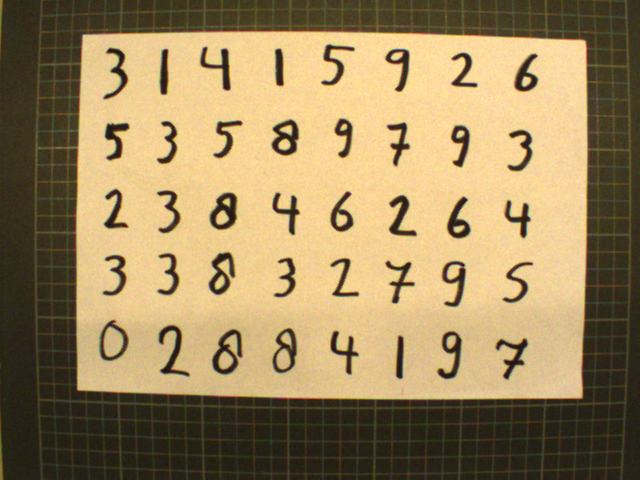
#> input picture Piccas/numberstest.bmp, 640 x 480 px, found by its file name
$ python testLoes.py   (Python 2 division)
#> lines starting #> are read from the running program, lines starting #| are printed output that depends on the picture; after the words box and inside, x2 and y2 are one past the last pixel; in counts of white or black regions, pixels touching at a corner belong together
### FASE2/avansvisionlib.py
import numpy as np
import cv2
from skimage import measure

# [384 lines left out: functions printMatrix, setValue, inproduct, addMatrices, setRandomValue, getPixelRangeImage and 12 more, not called in this run]


# [26 lines of commented-out code are left out]

def makeContourImage(binaryImage, inner = True):
    if inner:
        binaryImage = cv2.erode(binaryImage.copy(), kernel = np.ones([3,3]))
    contours = measure.find_contours(binaryImage, level = 0., fully_connected = "high", positive_orientation = "high")
    contourImage = np.zeros(np.shape(binaryImage))
    contourVec = {}
    for ii in range(len(contours)):
        numCor = len(contours[ii])
        corIndex = range(numCor)
        tempArray = np.zeros([numCor,2])

        for jj in corIndex:
            cor = contours[ii][jj]
            row = int(cor[0])
            col = int(cor[1])
            contourImage[row][col] = 1
#            if not ([row, col] in tempArray):
            tempArray[jj] = [row, col]
        contourVec[ii] = tempArray


    return [contourImage, contourVec]

# [33 lines left out: function contourFourConnected, not called in this run]

### FASE2/boundingBoxesSim.py
import numpy as np
import cv2


#Make bounding boxes

#func:  delivers bounding boxes of def contours
#pre:   def contours contains the contours for which bounding boxes have to be delivered
#post:  bbs contains all bounding boxes. The index corresponds to the index of contours.
#           i.e. bbs[i] belongs to contours[i]

def allBoundingBoxes(contourvector):
    #argument contourvector comes from makeContourImage

    #for i in size(findNextBlob):
        #calc min_x & min_y from the contour of every Blob
        #calc max_x & max_y from the contour of every Blob
    bbs = []


    for i in range(len(contourvector)):
        allRow = []
        allCol = []
        blobContour = contourvector[i]
        for rowColIndex in range(len(blobContour)):
            allRow.append(blobContour[rowColIndex][0])
            allCol.append(blobContour[rowColIndex][1])

        minRow = min(allRow)
        maxRow = max(allRow)

        minCol = min(allCol)
        maxCol = max(allCol)
        minCor = (minRow, minCol)
        maxCor = (maxRow, maxCol)
# =============================================================================
#         minCor = (bbox._min[0], bbox._min[1]) #tuple(minRow, minCol)
#         maxCor = (bbox._max[0], bbox._max[1]) #tuple(maxRow, maxCol)
# =============================================================================
        bbs.append([minCor, maxCor])
    return bbs

def biggestBoundingBox(boundingBoxesVector):
    #calc difference min_x & max_x & min_y & max_y
    rowDifference = 0
    colDifference = 0
    for i in range(len(boundingBoxesVector)):
        rowDif = boundingBoxesVector[i][1][0] - boundingBoxesVector[i][0][0]
        colDif = boundingBoxesVector[i][1][1] - boundingBoxesVector[i][0][1]
        if(rowDif > rowDifference):
            rowDifference = rowDif
        if(colDif > colDifference):
            colDifference = colDif

    #make the length of the biggest bounding box odd. This way, it is easier to define a middle
    if(rowDifference%2 == 0):
        rowDifference += 1
    if(colDifference%2 == 0):
        colDifference += 1

    #save greatest difference x & y
    biggestBoBo = [rowDifference, colDifference]

    return biggestBoBo

def getCoordinatesAllBoundingBoxes(allBoBo, biggestBoBo, image, doPlot = 1):
    #start in the middle of the Blob
    middle = []

    rangeRows = [0] # initial number for iteration. This will be deleted in the
    rangeCols = [0] # first try

    for i in range(len(allBoBo)):
        notFound = False
        maxRow = allBoBo[i][1][0]
        minRow = allBoBo[i][0][0]

        maxCol = allBoBo[i][1][1]
        minCol = allBoBo[i][0][1]

        width = int(np.ceil((maxRow-minRow)))
        height = int(np.ceil((maxCol-minCol)))

        midRow = (((maxRow - minRow) / 2) + minRow)
        midCol = (((maxCol - minCol) / 2) + minCol)
        tempRangeRow = range(int(np.floor(midRow))-width, int(np.ceil(midRow))+height)
        tempRangeCol = range(int(np.floor(midCol))-width, int(np.ceil(midCol))+height)

        for elem in range(len(rangeRows)):
            if i == 0:
                rangeRows.pop() #remove initial number
                rangeCols.pop()
                rangeRows.append(tempRangeRow)
                rangeCols.append(tempRangeCol)
                middle.append([midRow, midCol])
                break
            elif int(np.floor(midRow)) in rangeRows[elem] and int(np.floor(midCol)) in rangeCols[elem]:
                notFound = False
                break
            else:
                notFound = True

        if notFound:
            rangeRows.append(tempRangeRow)
            rangeCols.append(tempRangeCol)
            middle.append([midRow, midCol])


    #find boxpoints per blob that exist within the imagesize
    boxPoints = []
    for i in range(len(middle)):
        startRow= int(np.ceil(middle[i][0] - 0.5 * biggestBoBo[0]))
        endRow = int(np.ceil(middle[i][0] + 0.5 * biggestBoBo[0]))

        if(startRow < 0):
            endRow += startRow * -1 # negative * -1 = positive
            startRow = 0
        elif(endRow > image.shape[0]):
            startRow += int(np.ceil(image.shape[0])) - endRow
            endRow = int(np.ceil(image.shape[0]))

        startCol = int(np.ceil(middle[i][1] - 0.5 * biggestBoBo[1]))
        endCol = int(np.ceil(middle[i][1] + 0.5 * biggestBoBo[1]))

        if(startCol < 0):
            endCol += startCol * -1
            startCol = 0
        elif(endCol > image.shape[1]):
            startCol += (int(np.ceil(image.shape[1])) -endCol)
            endCol = int(np.ceil(image.shape[1]))

        boxPoints.append([[startRow, startCol], [endRow, endCol]])

    if doPlot:
        for blobNr in range(1, len(boxPoints)+1):
            [[startRow, startCol], [endRow, endCol]] = boxPoints[blobNr-1]
            for rowIndex in range(startRow, endRow):

                if rowIndex in [startRow, endRow-1]:
                    colRange = range(startCol, endCol)
                else:
                    colRange = [startCol, endCol-1]
                for colIndex in colRange:
                    scale = np.ceil(200/len(boxPoints))-1
                    image[rowIndex][colIndex] = scale*blobNr
        cv2.imshow("Bobo", image)
        cv2.waitKey(0)
        cv2.destroyAllWindows()

    return boxPoints

def cropBoundingBoxes(boxPoints, image):
    # find every point in between the boxpoints and put these points into a list/array/whatever
    minRowCoorBox = []
    minColCoorBox = []
    maxRowCoorBox = []
    maxColCoorBox = []
    for blobindex in range(len(boxPoints)):
        minRowCoorBox.append(boxPoints[blobindex][0][0])
        minColCoorBox.append(boxPoints[blobindex][0][1])
        maxRowCoorBox.append(boxPoints[blobindex][1][0])
        maxColCoorBox.append(boxPoints[blobindex][1][1])

    allCroppedImages = []
    for blobindex in range(len(minColCoorBox)):
        croppedImage = []
        # for loop over the minimum to maximum coordinate of the rows
        for ii in range(minRowCoorBox[blobindex], maxRowCoorBox[blobindex]+1):
            croppedImage.append((image[ii][minColCoorBox[blobindex]: maxColCoorBox[blobindex]+1]))
        allCroppedImages.append(croppedImage)


    return allCroppedImages


def saveCroppedImages(filename, allCroppedImages, path):
    # save new mat objects to github folder and name each new image like classname_number
    classname = filename.split(".")[0]

    for blobindex in range(len(allCroppedImages)):
        filename = "%s_%d.jpg" % (classname, blobindex+1)
        image = np.uint8(allCroppedImages[blobindex])
        cv2.imwrite(path+filename, image)

    return 0

### FASE2/testLoes.py
from IPython import get_ipython

ipython = get_ipython()

# ipython.magic('reset -sf')

from skimage import measure
import numpy as np
import cv2
import avansvisionlib as avl
import sys
import boundingBoxesSim as bobo

# =============================================================================
showImages = False
doContrast = True
doGauss = True
doClose = True
doCrop = True
doWrite = True
# =============================================================================

# ==============GEEF HIER JE PLAATJE EN BIJBEHORENDE PAD=======================
imageWD = 'C:\Visionplaatje\\numbers\\'
filename = 'numbersTest.bmp'
# =============================================================================

# lOAD IMAGE
imagePath = imageWD + filename
img = cv2.imread(imagePath)
#> img is the input picture: shape (480, 640, 3); mean B, G, R 93.5, 134.6, 156.2

# check if image loaded correctly
if type(img) == type(None):
    sys.exit("Error. Could not read file.")
else:
    print "De imagefile = " + filename

if showImages:
    # Show original image
    cv2.imshow("Original", img)
    cv2.waitKey(0)
    cv2.destroyAllWindows()

# Convert original to grayscale
grayImage = cv2.cvtColor(img, cv2.COLOR_BGR2GRAY)
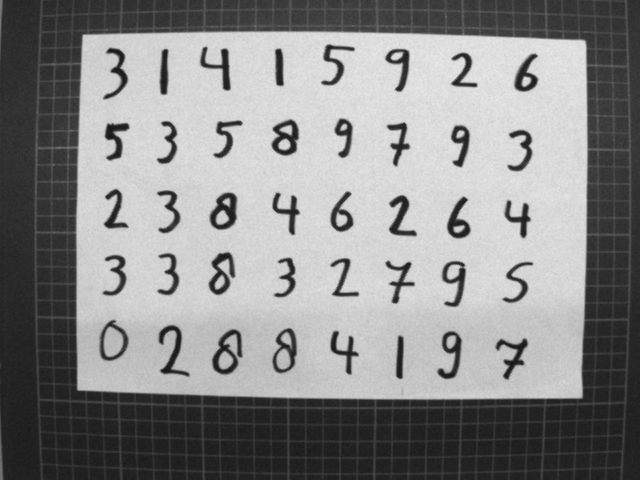
#> grayImage: shape (480, 640); min 23, max 234, mean 136.4

# Pre process the image, making more contrast
if doContrast:
    hist,bins = np.histogram(grayImage.flatten(),256,[0,256])
#> hist = 256 values, max 9045 at index 34, min 0 at index 0, mean 1200; bins = 257 values from 0 to 256
    cdf = hist.cumsum()
#> cdf = 256 values from 0 to 307200
    cdf_normalized = cdf * hist.max()/ cdf.max()
#> cdf_normalized = 256 values from 0 to 9045
    cdf_m = np.ma.masked_equal(cdf,0)
    cdf_m = (cdf_m - cdf_m.min())*255/(cdf_m.max()-cdf_m.min())
    cdf = np.ma.filled(cdf_m,0).astype('uint8')
#> cdf = 256 values from 0 to 255
    grayImage = cdf[grayImage]
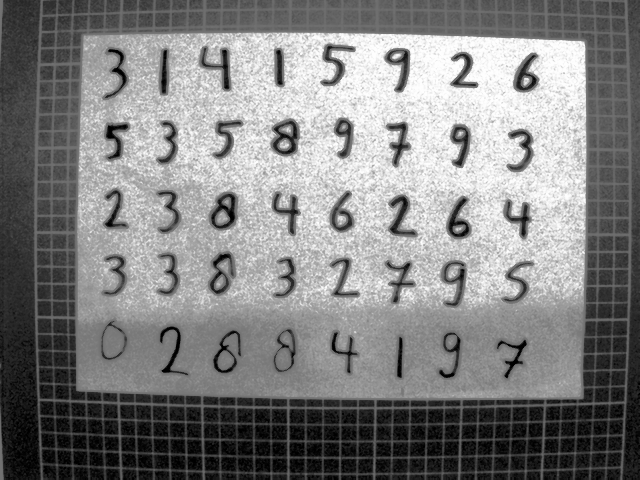
#> grayImage: shape (480, 640); min 0, max 255, mean 128.8

# Pre process the image
binaryImage = cv2.threshold(grayImage, 145, 1, cv2.THRESH_BINARY_INV)[1]
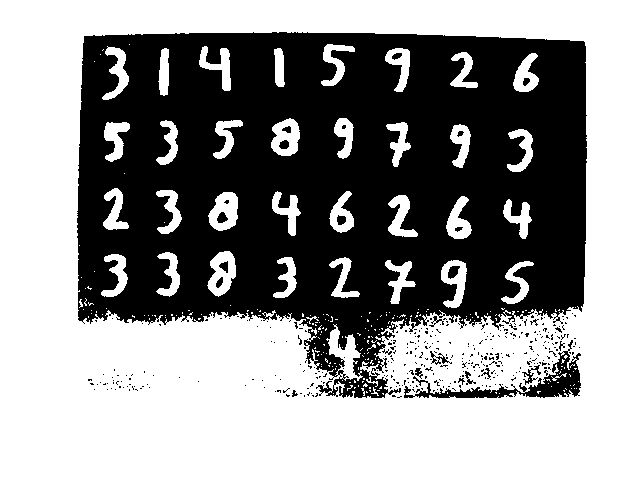
#> binaryImage: shape (480, 640); values 0 (black) and 1 (white), 56.7% white; 373 black regions (349 under 20 px), largest, box (x1, y1, x2, y2) and area: (77, 32, 587, 398) 128640, (404, 340, 581, 398) 2112, (522, 365, 541, 385) 112
if doGauss:
    binaryImage = cv2.GaussianBlur(binaryImage, (17, 17), 0.)
#> binaryImage: shape (480, 640); values 0 (black) and 1 (white), 56.9% white; 15 black regions (7 under 20 px), largest, box (x1, y1, x2, y2) and area: (77, 32, 587, 397) 130215, (522, 353, 580, 397) 1340, (418, 388, 516, 398) 637
if doClose:
    binaryImage = cv2.morphologyEx(binaryImage, cv2.MORPH_CLOSE, kernel=np.ones([3, 3]))
#> binaryImage: shape (480, 640); values 0 (black) and 1 (white), 56.9% white; 12 black regions (3 under 20 px), largest, box (x1, y1, x2, y2) and area: (77, 32, 587, 397) 130193, (522, 353, 580, 397) 1340, (433, 388, 515, 398) 566

if showImages:
    avl.show16SImageStretch(binaryImage, "Binary Image")
    cv2.destroyAllWindows()

# label BLOBs and determine the number of blobs
labeledImage = measure.label(binaryImage, background=0)
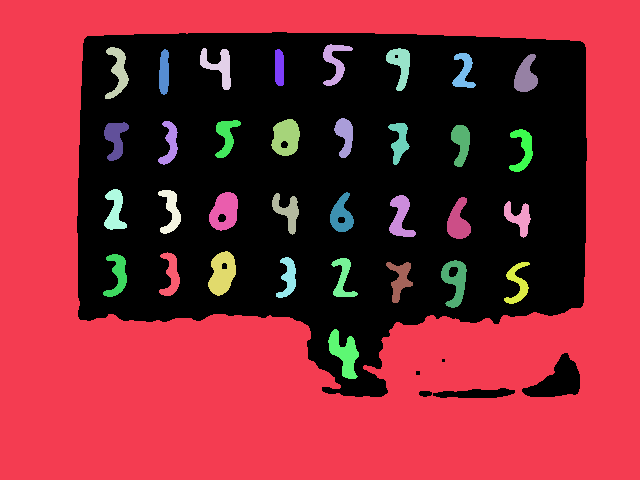
#> labeledImage: shape (480, 640) int64; 35 distinct labels, from 0 to 34; one colour per label, 0 black
totalBlobs = np.max(labeledImage)
#> totalBlobs = 34
labeledImage = np.uint8(labeledImage)  # convert to uint8. Otherwise the picture
# can't be shown

if showImages:
    avl.show16SImageStretch(labeledImage, "show Blobs")
    cv2.destroyAllWindows()

print "Total Blobs = " + str(totalBlobs)
#| Total Blobs = 34

# retrieve BLOBs contours
# OUT:
#   contourImage is the image with the contours
#   contourVec is a vector with the coordinates of the contours
[contourImage, contourVec] = avl.makeContourImage(binaryImage)
#> in makeContourImage, `binaryImage = cv2.erode(binaryImage.copy(), kernel = np.ones([3,3]))`:
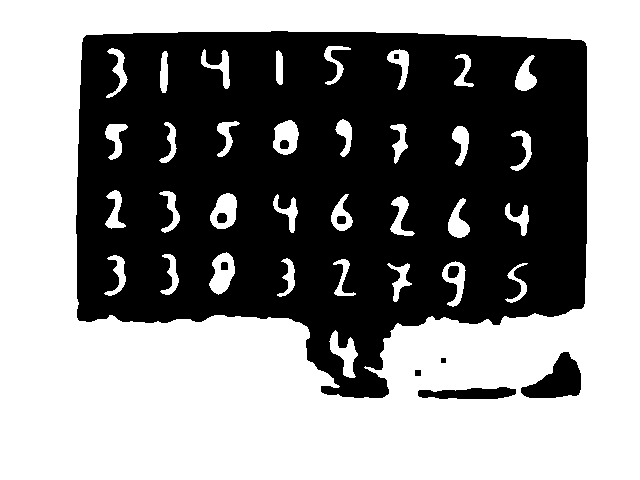
#> binaryImage: shape (480, 640); values 0 (black) and 1 (white), 54.4% white; 11 black regions, largest, box (x1, y1, x2, y2) and area: (76, 31, 588, 398) 137178, (521, 352, 581, 398) 1552, (418, 387, 516, 399) 862
#> in makeContourImage, `contours = measure.find_contours(binaryImage, level = 0., fully_connec..`: contours = 44 point arrays, longest 1744 points
#> the loop in makeContourImage, `for ii in range(len(contours)):` made 44 passes
#> numCor on passes 1, 2, 3, 4, 5, 6, 7, 9, 10, 11, 12, 13: 1744, 139, 127, 139, 106, 76, 92, 108, 90, 89, 93, 107
#> (numCor, corIndex) on passes 8, 42: (17, [0, 1, 2, 3, 4, 5, 6, 7, 8, 9, 10, 11, 12, 13, 14, 15, 16]), (17, [0, 1, 2, 3, 4, 5, 6, 7, 8, 9, 10, 11, 12, 13, 14, 15, 16])
#> after the loop in makeContourImage, `for ii in range(len(contours)):`:
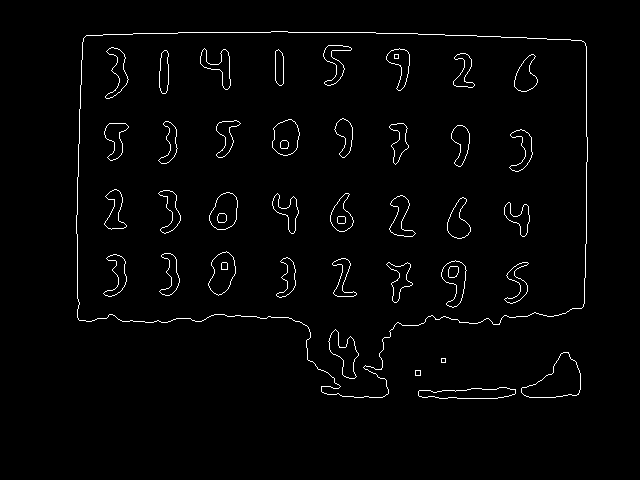
#> contourImage: shape (480, 640) float64; values 0 (black) and 1 (white), 1.9% white in thin lines or dots, all inside (x1, y1, x2, y2) = (76, 31, 588, 399)
#> after the loop in makeContourImage, `for ii in range(len(contours)):`: contourVec = 44 items
#> contourVec = 44 items
contourImage = contourImage + labeledImage * 2

if showImages:
    avl.show16SImageStretch(contourImage, "show Contour")
    cv2.destroyAllWindows()

boBos = bobo.allBoundingBoxes(contourVec)
#> the loop in allBoundingBoxes, `for i in range(len(contourvector)):` made 44 passes
#> (minRow, maxRow, minCol, maxCol, minCor, maxCor) on passes 1 to 12: (31, 397, 76, 587, (31, 76), (397, 587)), (45, 85, 323, 351, (45, 323), (85, 351)), (47, 98, 105, 128, (47, 105), (98, 128)), (48, 89, 200, 230, (48, 200), (89, 230)), (48, 90, 386, 409, (48, 386), (90, 409)), (49, 85, 275, 283, (49, 275), (85, 283)), (50, 93, 159, 168, (50, 159), (93, 168)), (54, 58, 394, 398, (54, 394), (58, 398)), (53, 87, 453, 474, (53, 453), (87, 474)), (54, 91, 514, 537, (54, 514), (91, 537)), (118, 157, 334, 352, (118, 334), (157, 352)), (119, 155, 272, 299, (119, 272), (155, 299))
#> boBos = 44 items
bigBoBo = bobo.biggestBoundingBox(boBos)
#> the loop in biggestBoundingBox, `for i in range(len(boundingBoxesVector)):` made 44 passes
#> (rowDif, colDif, rowDifference, colDifference) on pass 1: (366, 511, 366, 511)
#> (rowDif, colDif) on passes 2 to 7: (40, 28), (51, 23), (41, 30), (42, 23), (36, 8), (43, 9)
#> after the loop in biggestBoundingBox, `for i in range(len(boundingBoxesVector)):`: colDifference = 511; rowDifference = 366
#> in biggestBoundingBox, `rowDifference += 1`: rowDifference = 367
#> in biggestBoundingBox, `biggestBoBo = [rowDifference, colDifference]`: biggestBoBo = [367, 511]
#> bigBoBo = [367, 511]
boxPoints = bobo.getCoordinatesAllBoundingBoxes(boBos, bigBoBo, img, showImages)
#> the loop in getCoordinatesAllBoundingBoxes, `for i in range(len(allBoBo)):` made 44 passes
#> (maxRow, minRow, maxCol, minCol, width, height, midRow, midCol) on passes 1, 2, 3, 4, 5, 6, 7, 9, 10, 11, 12, 13: (397, 31, 587, 76, 366, 511, 214, 331.5), (85, 45, 351, 323, 40, 28, 65, 337), (98, 47, 128, 105, 51, 23, 72.5, 116.5), (89, 48, 230, 200, 41, 30, 68.5, 215), (90, 48, 409, 386, 42, 23, 69, 397.5), (85, 49, 283, 275, 36, 8, 67, 279), (93, 50, 168, 159, 43, 9, 71.5, 163.5), (87, 53, 474, 453, 34, 21, 70, 463.5), (91, 54, 537, 514, 37, 23, 72.5, 525.5), (157, 118, 352, 334, 39, 18, 137.5, 343), (155, 119, 299, 272, 36, 27, 137, 285.5), (157, 120, 240, 216, 37, 24, 138.5, 228)
#> (maxRow, minRow, maxCol, minCol, width, height, midRow, midCol) on pass 8: (58, 54, 398, 394, 4, 4, 56, 396)
#> the loop in getCoordinatesAllBoundingBoxes, `for i in range(len(middle)):` made 1 pass

if doCrop:
    crops = bobo.cropBoundingBoxes(boxPoints, grayImage)
#> the loop in cropBoundingBoxes, `for blobindex in range(len(boxPoints)):` made 1 pass
#> the loop in cropBoundingBoxes, `for blobindex in range(len(minColCoorBox)):` made 1 pass
if doWrite:
    bobo.saveCroppedImages(filename+str("test"), crops, imageWD)
#> the loop in saveCroppedImages, `for blobindex in range(len(allCroppedImages)):` made 1 pass
#> pass 1, in saveCroppedImages, `image = np.uint8(allCroppedImages[blobindex])`:
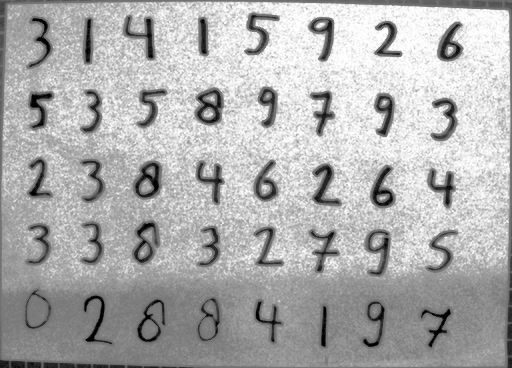
#> image: shape (368, 512); min 0, max 255, mean 174.7

$ run again, with Piccas/eight.bmp copied over Piccas/numberstest.bmp
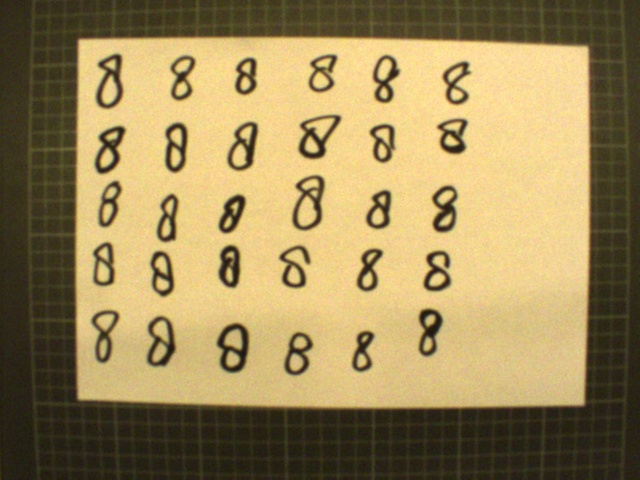
#> input picture Piccas/eight.bmp, 640 x 480 px, found by its file name
#> img is the input picture: shape (480, 640, 3); mean B, G, R 89.3, 136.9, 156.3
#> hist = 256 values, max 7710 at index 215, min 0 at index 0, mean 1200; bins = 257 values from 0 to 256
#> `cdf = hist.cumsum()`: cdf = 256 values from 0 to 307200
#> cdf_normalized = 256 values from 0 to 7710
#> `cdf = np.ma.filled(cdf_m,0).astype('uint8')`: cdf = 256 values from 0 to 255
#> totalBlobs = 30
#| Total Blobs = 30
#> in makeContourImage, `binaryImage = cv2.erode(binaryImage.copy(), kernel = np.ones([3,3]))`:
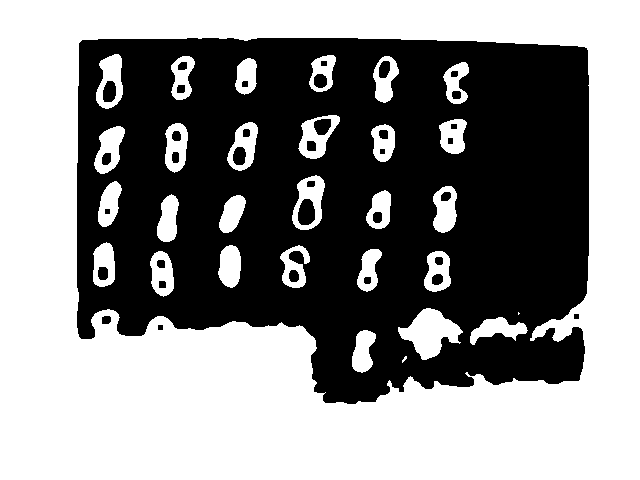
#> binaryImage: shape (480, 640); values 0 (black) and 1 (white), 54.1% white; 36 black regions, largest, box (x1, y1, x2, y2) and area: (77, 38, 589, 404) 138017, (298, 199, 315, 225) 361, (103, 81, 116, 102) 230
#> contours = 65 point arrays, longest 1926 points
#> the loop in makeContourImage, `for ii in range(len(contours)):` made 65 passes
#> numCor on passes 1 to 8: 1926, 134, 103, 110, 111, 91, 19, 43
#> after the loop in makeContourImage, `for ii in range(len(contours)):`: contourVec = 65 items
#> the loop in allBoundingBoxes, `for i in range(len(contourvector)):` made 65 passes
#> (minRow, maxRow, minCol, maxCol, minCor, maxCor) on passes 1 to 8: (38, 403, 77, 588, (38, 77), (403, 588)), (53, 109, 95, 123, (53, 95), (109, 123)), (54, 92, 308, 336, (54, 308), (92, 336)), (55, 100, 170, 195, (55, 170), (100, 195)), (55, 103, 372, 399, (55, 372), (103, 399)), (57, 95, 234, 257, (57, 234), (95, 257)), (61, 65, 321, 326, (61, 321), (65, 326)), (61, 77, 379, 389, (61, 379), (77, 389))
#> the loop in biggestBoundingBox, `for i in range(len(boundingBoxesVector)):` made 65 passes
#> (rowDif, colDif, rowDifference, colDifference) on pass 1: (365, 511, 365, 511)
#> after the loop in biggestBoundingBox, `for i in range(len(boundingBoxesVector)):`: colDifference = 511; rowDifference = 365
#> biggestBoBo = [365, 511]
#> the loop in getCoordinatesAllBoundingBoxes, `for i in range(len(allBoBo)):` made 65 passes
#> (maxRow, minRow, maxCol, minCol, width, height, midRow, midCol) on passes 1 to 6: (403, 38, 588, 77, 365, 511, 220.5, 332.5), (109, 53, 123, 95, 56, 28, 81, 109), (92, 54, 336, 308, 38, 28, 73, 322), (100, 55, 195, 170, 45, 25, 77.5, 182.5), (103, 55, 399, 372, 48, 27, 79, 385.5), (95, 57, 257, 234, 38, 23, 76, 245.5)
#> the loop in getCoordinatesAllBoundingBoxes, `for i in range(len(middle)):` made 1 pass
#> the loop in cropBoundingBoxes, `for blobindex in range(len(boxPoints)):` made 1 pass
#> the loop in cropBoundingBoxes, `for blobindex in range(len(minColCoorBox)):` made 1 pass
#> the loop in saveCroppedImages, `for blobindex in range(len(allCroppedImages)):` made 1 pass
#> pass 1, in saveCroppedImages, `image = np.uint8(allCroppedImages[blobindex])`:
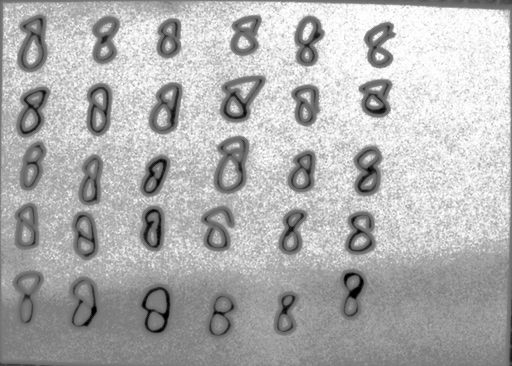
#> image: shape (366, 512); min 0, max 255, mean 176.5
